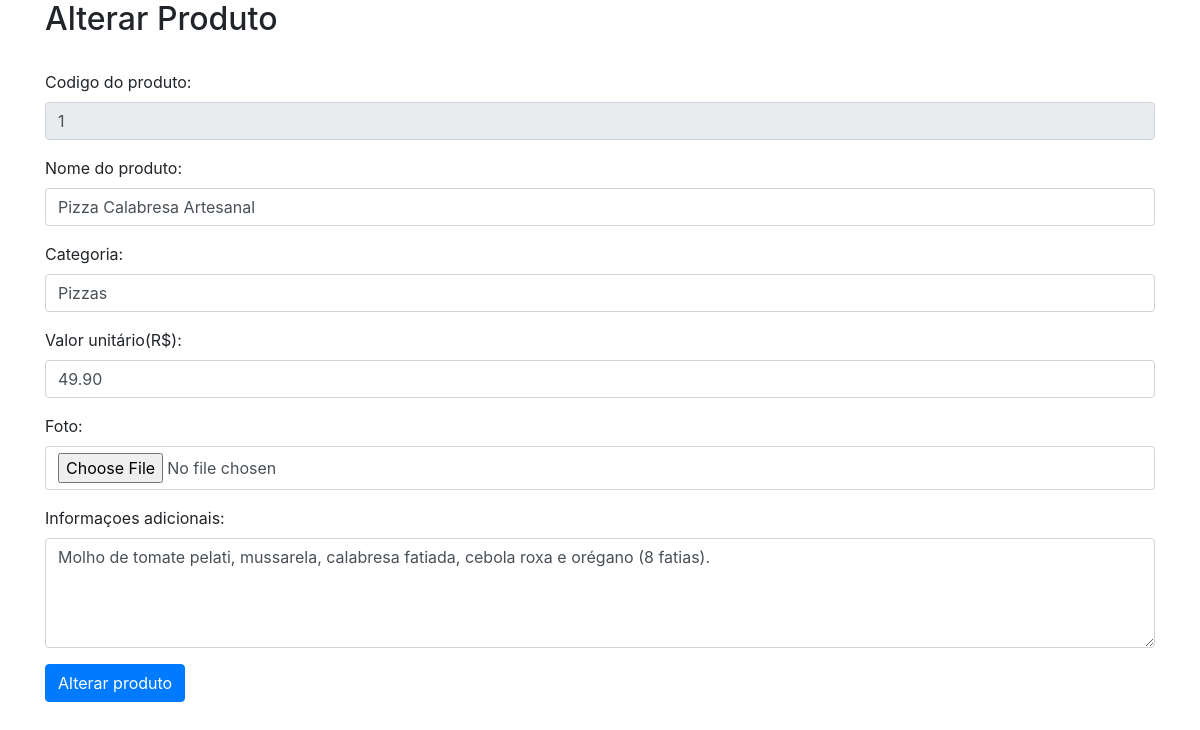
The page /produto_alterar.php (signed in) on the database its author committed.
### tables this page shows
CREATE TABLE IF NOT EXISTS `produto` (
  `codigo` INT AUTO_INCREMENT PRIMARY KEY,
  `nome` VARCHAR(120) NOT NULL,
  `categoria` VARCHAR(50) NOT NULL,
  `valor` DECIMAL(10, 2) NOT NULL DEFAULT 0.00,
  `foto` VARCHAR(255) DEFAULT NULL,
  `info_adicional` TEXT DEFAULT NULL,
  `codigo_usuario` INT DEFAULT NULL,
  `situacao` VARCHAR(20) NOT NULL DEFAULT 'HABILITADO',
  `data_hora` TIMESTAMP DEFAULT CURRENT_TIMESTAMP ON UPDATE CURRENT_TIMESTAMP,
  CONSTRAINT `fk_produto_usuario`
    FOREIGN KEY (`codigo_usuario`) REFERENCES `usuario` (`codigo`)
    ON DELETE SET NULL ON UPDATE CASCADE
);

### produto/Produto.php (called while the page is built, shortened)
<?php
class Produto
{
    private $banco_dados;
    function __construct()
    {
        $this->banco_dados = new BancoDados();
    }
    function selecionar($codigo = null)
    {
        $where_cod = "";
        try {
            $conn = $this->banco_dados->conectar();
            $consulta = $conn->prepare("SELECT * FROM produto WHERE situacao = 'HABILITADO'" . $where_cod);
            $consulta->execute();
            $resultado = $consulta->fetchAll();
        } catch (PDOException $e) {
            $resultado["msg"] = "Erro ao selecionar produto no banco de dados: " . $e->getMessage();
            $resultado["cod"] = 0;
            $resultado["style"] = "alert-danger";
        }
        return $resultado;
    }
}

### produto/ProdutoController.php (called while the page is built, shortened)
<?php
require_once('Produto.php');
class ProdutoController
{
    private $produto;
    function __construct()
    {
        $this->produto = new Produto();
    }
    function selecionar($codigo = null)
    {
        return $this->produto->selecionar($codigo);
    }
}

### produto_alterar.php (the view, shortened to what this page needs)
<?php if (isset($_SESSION["nome_usuario"])) :  ?>
<?php
    require_once('produto/ProdutoController.php');
    $produto_control = new ProdutoController();
    ?>
<!DOCTYPE html>
<html lang="en">
<head>
    <link rel="stylesheet" href="https://maxcdn.bootstrapcdn.com/bootstrap/4.0.0/css/bootstrap.min.css"
>
</head>
<body>
    <div class="container">
        <?php
            $cod_prod = $_GET["cod_prod"];
            $produtos =  $produto_control->selecionar($cod_prod);
            ?>
        <form action="alterar_produto.php" method="POST">
            <h2>Alterar Produto</h2><br>
            <div class="form-group">
                <label for="nome_produto">Codigo do produto:</label>
                <input type="text" readonly required value="<?= $produtos[0]['codigo']; ?>" class="form-control"
                    id="cod_prod" aria-describedby="nomeHelp" name="cod_prod" placeholder="Digite o produto">
            </div>
            <div class="form-group">
                <label for="nome_produto">Nome do produto:</label>
                <input type="text" required value="<?= $produtos[0]['nome']; ?>" class="form-control" id="nome_produto"
                    aria-describedby="nomeHelp" name="nome_produto" placeholder="Digite o produto">
            </div>
            <div class="form-group">
                <label for="categoria_produto">Categoria:</label>
                <input type="text" required value="<?= $produtos[0]['categoria']; ?>" class="form-control"
                    id="categoria_produto" name="categoria_produto" placeholder="Digite a quantidade" maxlength="10">
            </div>
            <div class="form-group">
                <label for="valor_produto">Valor unitário(R$):</label>
                <input type="number" required value="<?= $produtos[0]['valor']; ?>" step=".01" class="form-control"
                    name="valor_produto" id="valor_produto">
            </div>
            <div class="form-group">
                <label for="preco_produto">Foto:</label>
                <input type="file" class="form-control" name="foto_produto" id="foto_produto">
            </div>
            <div class="form-group">
                <label for="info_produto">Informaçoes adicionais:</label>
                <textarea rows="4" cols="50" name="info_produto" class="form-control"
                    id="info_produto"><?= $produtos[0]["info_adicional"] ?></textarea>
            </div>
            <button type="submit" class="btn btn-primary">Alterar produto</button>
        </form>
        <br><br>
    </div>
</body>
</html>
<?php else : ?>
<div class="alert alert-danger">
    Voce não está logado no sistema
</div>
<?php endif; ?>

### rows shown on the page
produto: cod_prod "1", nome_produto "Pizza Calabresa Artesanal", categoria_produto "Pizzas", valor_produto "49.90", info_produto "Molho de tomate pelati, mussarela, calabresa fatiada, cebola roxa e orégano (8 fatias)."
